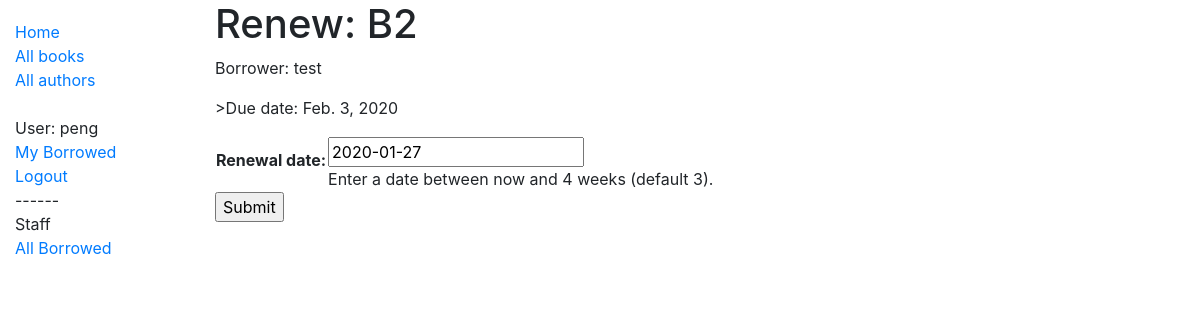
The app's page /catalog/book/fd6f114b-3826-4f80-8d95-30665cf75caa/renew/ (signed in), older data.
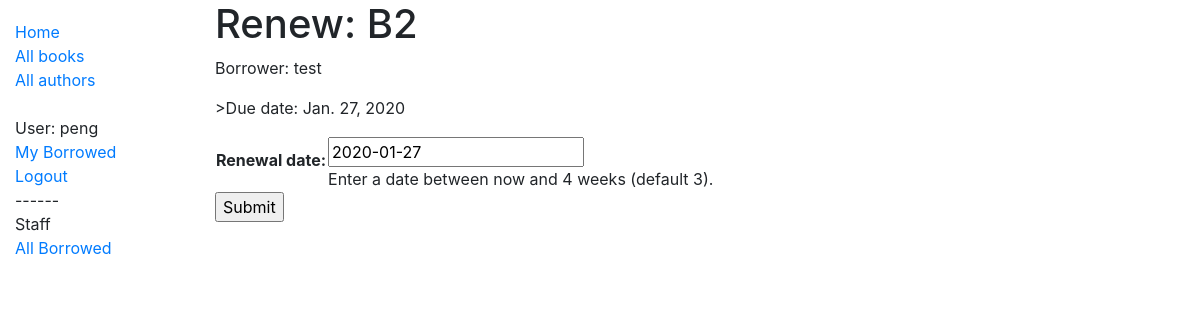
The same page, newer data.
### catalog/models.py (models this page shows, shortened)
class BookInstance(models.Model):
    id = models.UUIDField(primary_key=True, default=uuid.uuid4, help_text='Unique ID for this particular book across whole library')
    book = models.ForeignKey('Book', on_delete=models.SET_NULL, null=True)
    imprint = models.CharField(max_length=200)
    due_back = models.DateField(null=True, blank=True)
    borrower = models.ForeignKey(User, on_delete=models.SET_NULL, null=True, blank=True)
    LOAN_STATUS = (
        ('m', 'Maintenance'),
        ('o', 'On loan'),
        ('a', 'Available'),
        ('r', 'Reserved'),
    )
    status = models.CharField(
        max_length=1,
        choices=LOAN_STATUS,
        blank=True,
        default='m',
        help_text='Book availability',
    )
    class Meta:
        ordering = ['due_back']
        permissions = (("can_mark_returned", "Set book as returned"),)
    @property
    def is_overdue(self):
        if self.due_back and date.today() > self.due_back:
            return True
        return False

class Book(models.Model):
    title = models.CharField(max_length=200)
    author = models.ForeignKey('Author', on_delete=models.SET_NULL, null=True)
    summary = models.TextField(max_length=1000, help_text='Enter a brief description of the book')
    isbn = models.CharField('ISBN', max_length=13,
                            help_text='13 Character <a href="https://www.isbn-international.org/content/what-isbn">ISBN number</a>')
    genre = models.ManyToManyField(Genre, help_text='Select a genre for this book')
    language = models.ForeignKey('Language', on_delete=models.SET_NULL, null=True)
    def display_genre(self):
        """Create a string for the Genre. This is required to display genre in Admin."""
        return ', '.join(genre.name for genre in self.genre.all()[:3])
    display_genre.short_description = 'Genre'

### catalog/views.py (the view)
# urls.py: path('book/<uuid:pk>/renew/', views.renew_book_librarian, name='renew-book-librarian'),
@permission_required('catalog.can_mark_returned')
def renew_book_librarian(request, pk):
    book_instance = get_object_or_404(BookInstance, pk=pk)
    if request.method == 'POST':
        form = RenewBookForm(request.POST)
        if form.is_valid():
            book_instance.due_back = form.cleaned_data['renewal_date']
            book_instance.save()
            return HttpResponseRedirect(reverse('all-borrowed'))
    else:
        proposed_renewal_date = datetime.date.today() + datetime.timedelta(weeks=3)
        form = RenewBookForm(initial={'renewal_date': proposed_renewal_date})
    context = {
        'form': form,
        'book_instance': book_instance,
    }
    return render(request, 'catalog/book_renew_librarian.html', context)

### catalog/forms.py (shortened to what this page needs)
class RenewBookForm(forms.Form):
    renewal_date = forms.DateField(help_text='Enter a date between now and 4 weeks (default 3).')

### catalog/templates/catalog/book_renew_librarian.html (shortened to what this page needs)
{% extends "base_generic.html" %}
{% block content %}
  <h1>Renew: {{ book_instance.book.title }}</h1>
  <p>Borrower: {{ book_instance.borrower }}</p>
  <p>{% if book_instance.is_overdue %} class="text-danger"{% endif %}>Due date: {{ book_instance.due_back }}</p>
  <form action="" method="post">
    <table>
    {{ form.as_table }}
    </table>
    <input type="submit" value="Submit">
  </form>
{% endblock %}

Row changes from the older to the newer data that the page shows:
changed BookInstance "test": due_back "Feb. 3, 2020" → "Jan. 27, 2020"
